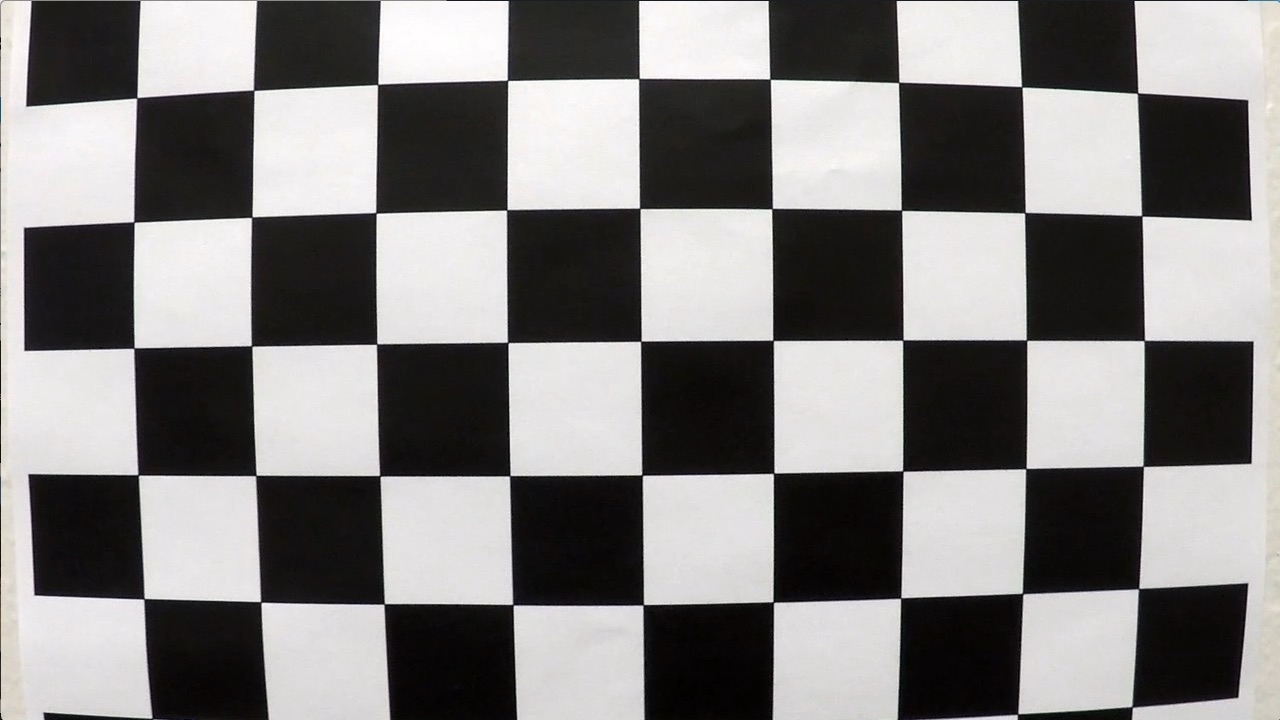
#> input picture src/data/camera_cal/calibration1.jpg, 1280 x 720 px, given in place of project_video.mp4, which was not available
$ python colorspacetest.py
#> lines starting #> are read from the running program, lines starting #| are printed output that depends on the picture; pictures that were not available may be replaced by others from this repository, and a replacement may not be noted
#> further down, frame is the input picture: shape (720, 1280, 3); mean B, G, R 127.8, 128.4, 130.1
import cv2
import numpy as np


def displayImage(img):
	b,g,r = cv2.split(img)
	hsv = cv2.cvtColor(img, cv2.COLOR_BGR2HSV)
#> hsv: shape (720, 1280, 3); mean H, S, V 82.1, 23, 130.3
	h,s,v = cv2.split(img)
	hsl = cv2.cvtColor(img, cv2.COLOR_BGR2HLS)
#> hsl: shape (720, 1280, 3); mean of channels 0, 1, 2 82.1, 128.9, 22.5
	h1,l,s1 = cv2.split(img)
	row1 = np.hstack((b,g,r))
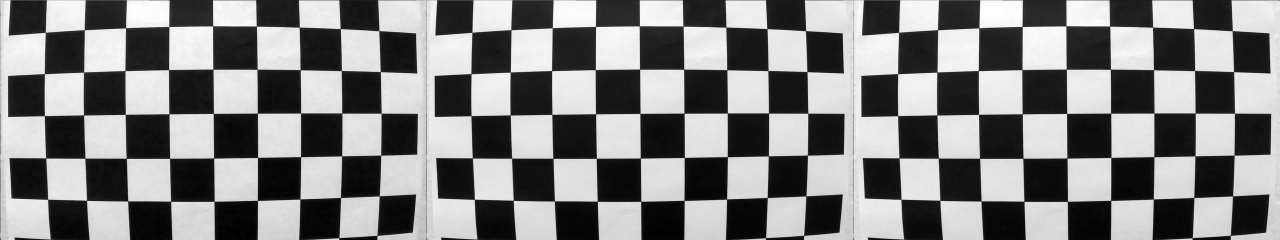
#> row1: shape (720, 3840) (shown at 1/3 size); min 0, max 255, mean 128.8
	row2 = np.hstack((h,s,v))
	row3 = np.hstack((h1,l,s1))
	full = np.vstack((row1,row2, row3))
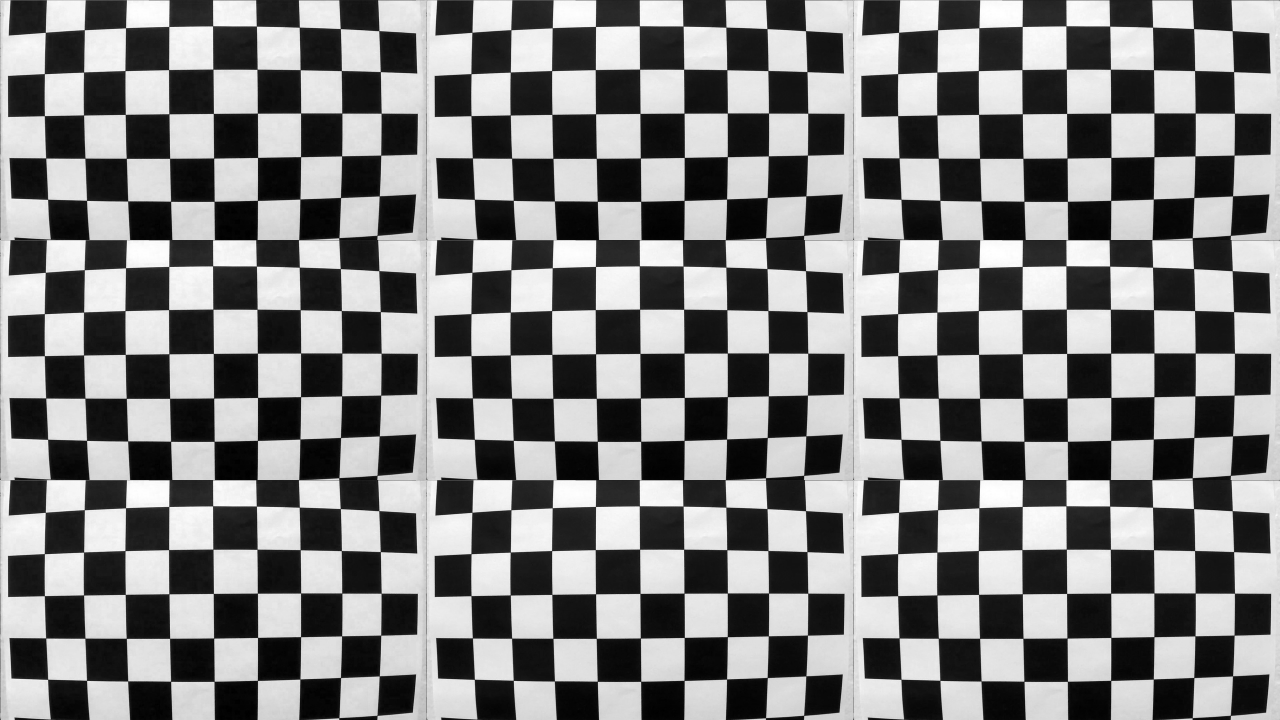
#> full: shape (2160, 3840) (shown at 1/3 size); min 0, max 255, mean 128.8
	unsplit = np.vstack((img, hsv, hsl))
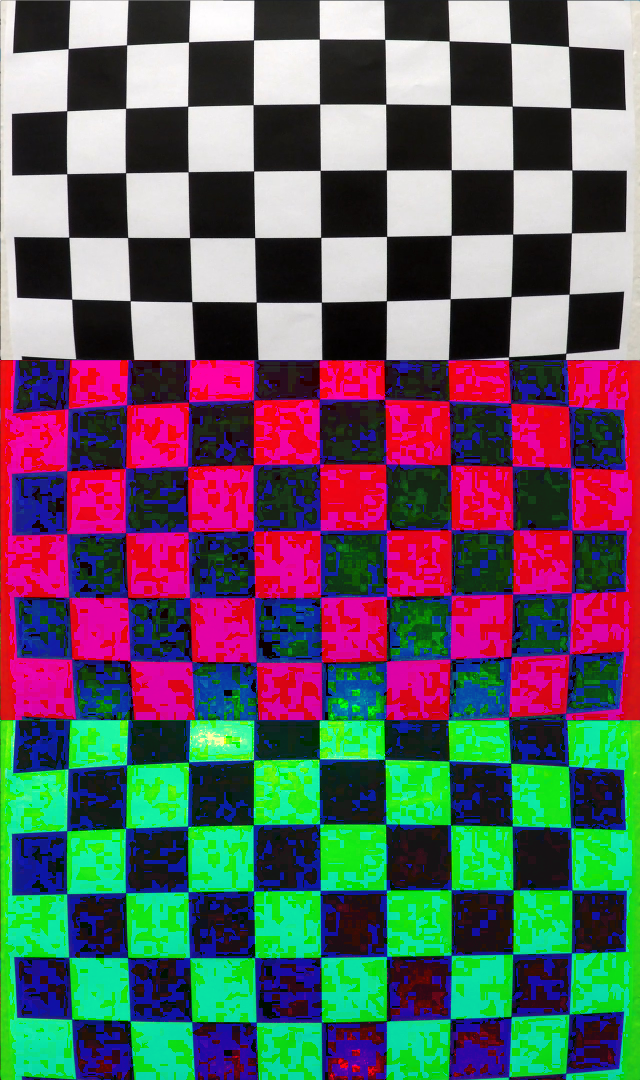
#> unsplit: shape (2160, 1280, 3) (shown at 1/2 size); mean B, G, R 97.3, 93.4, 94.3
	return full, unsplit;


cap = cv2.VideoCapture('data/video/project_video.mp4')

if (cap.isOpened()== False):
	print("Error opening video stream or file")

while(cap.isOpened()):
	ret, frame = cap.read()
	if ret == True:

		split, unsplit = displayImage(frame)
		resized = cv2.resize(unsplit, (960, 540))
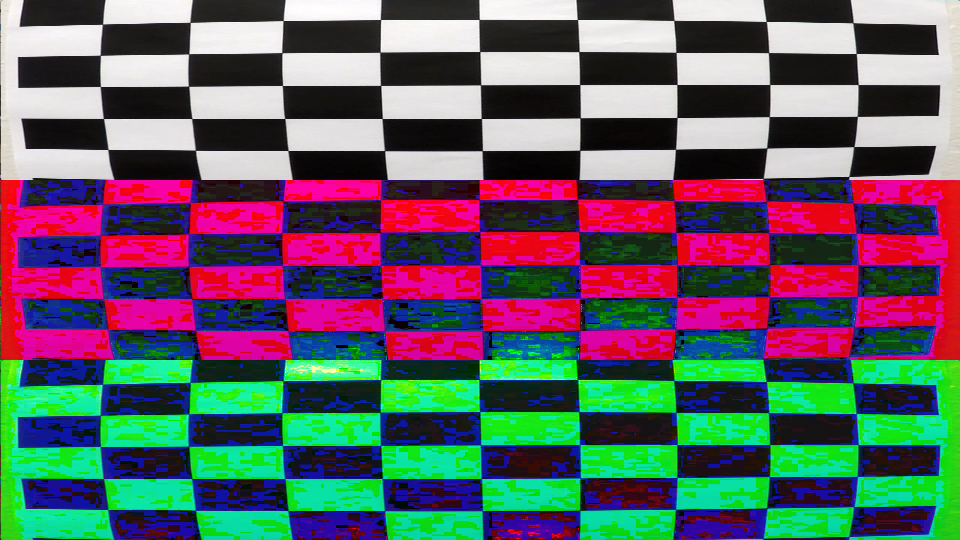
#> resized: shape (540, 960, 3); mean B, G, R 97.4, 93.6, 94.5
		cv2.imshow('output',resized)

		if cv2.waitKey(25) & 0xFF == ord('q'):
#> (key q is pressed here)
			break

	else:
		break

cap.release()

cv2.destroyAllWindows()

$ run again, on src/data/camera_cal/calibration10.jpg
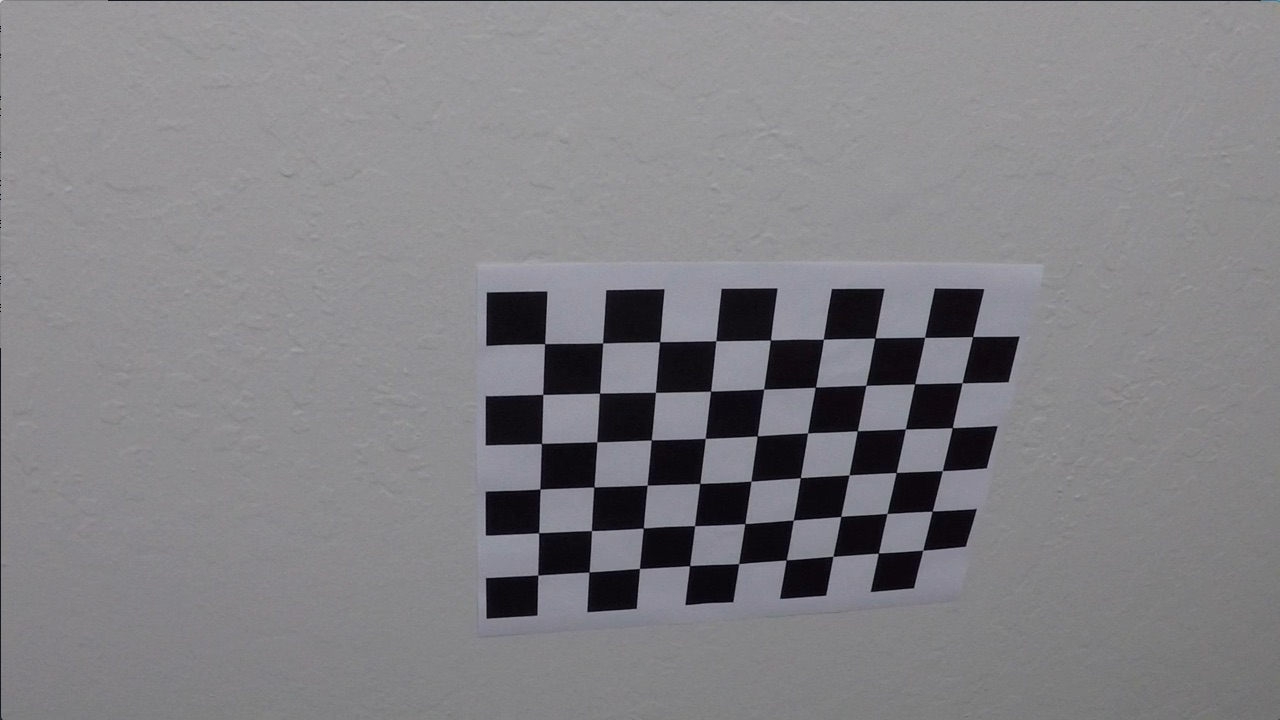
#> input picture src/data/camera_cal/calibration10.jpg, 1280 x 720 px, given in place of project_video.mp4, which was not available
#> frame is the input picture: shape (720, 1280, 3); mean B, G, R 133.1, 129.4, 130.2
#> hsv: shape (720, 1280, 3); mean H, S, V 117.1, 13.3, 133.1
#> hsl: shape (720, 1280, 3); mean of channels 0, 1, 2 117.1, 131.4, 8.4
#> in displayImage, `unsplit = np.vstack((img, hsv, hsl))`:
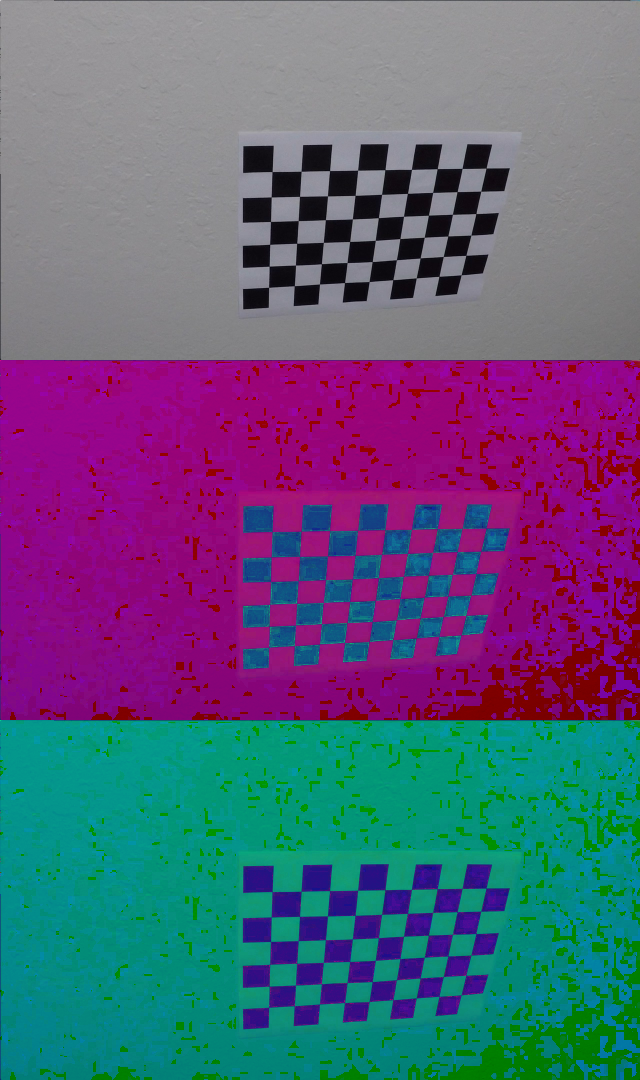
#> unsplit: shape (2160, 1280, 3) (shown at 1/2 size); mean B, G, R 122.4, 91.3, 90.6
#> `resized = cv2.resize(unsplit, (960, 540))`:
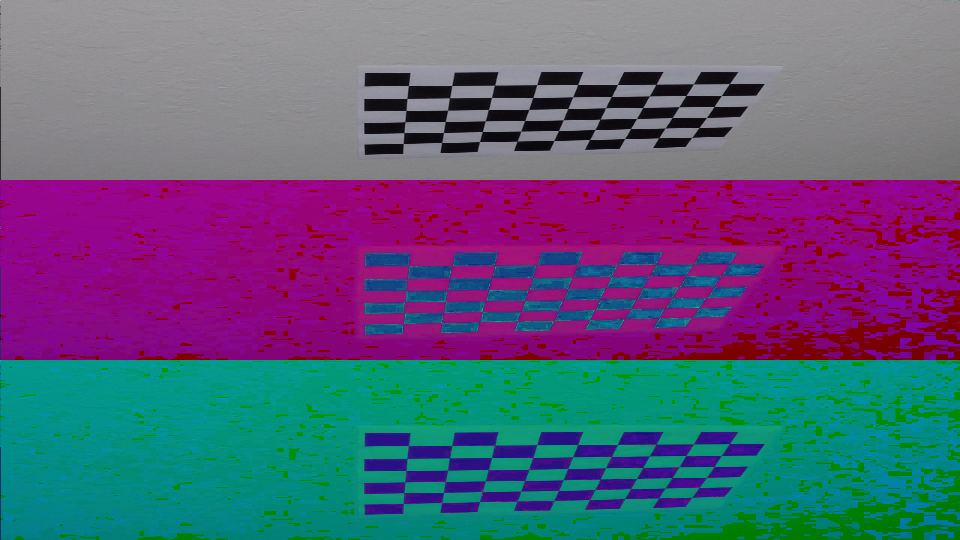
#> resized: shape (540, 960, 3); mean B, G, R 122.5, 91.5, 90.7

$ run again, on src/data/camera_cal/calibration11.jpg
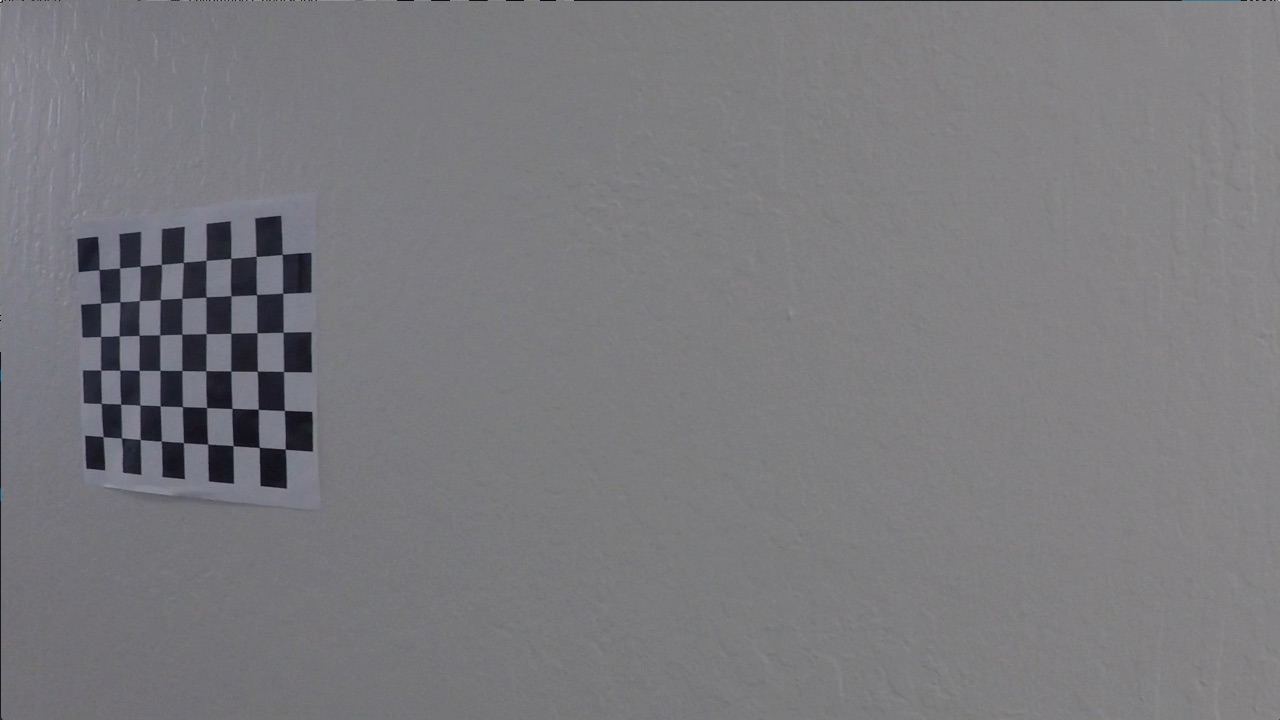
#> input picture src/data/camera_cal/calibration11.jpg, 1280 x 720 px, given in place of project_video.mp4, which was not available
#> frame is the input picture: shape (720, 1280, 3); mean B, G, R 125.2, 121.7, 122.2
#> hsv: shape (720, 1280, 3); mean H, S, V 112.2, 9, 125.3
#> hsl: shape (720, 1280, 3); mean of channels 0, 1, 2 112.2, 123.6, 4.8
#> in displayImage, `unsplit = np.vstack((img, hsv, hsl))`:
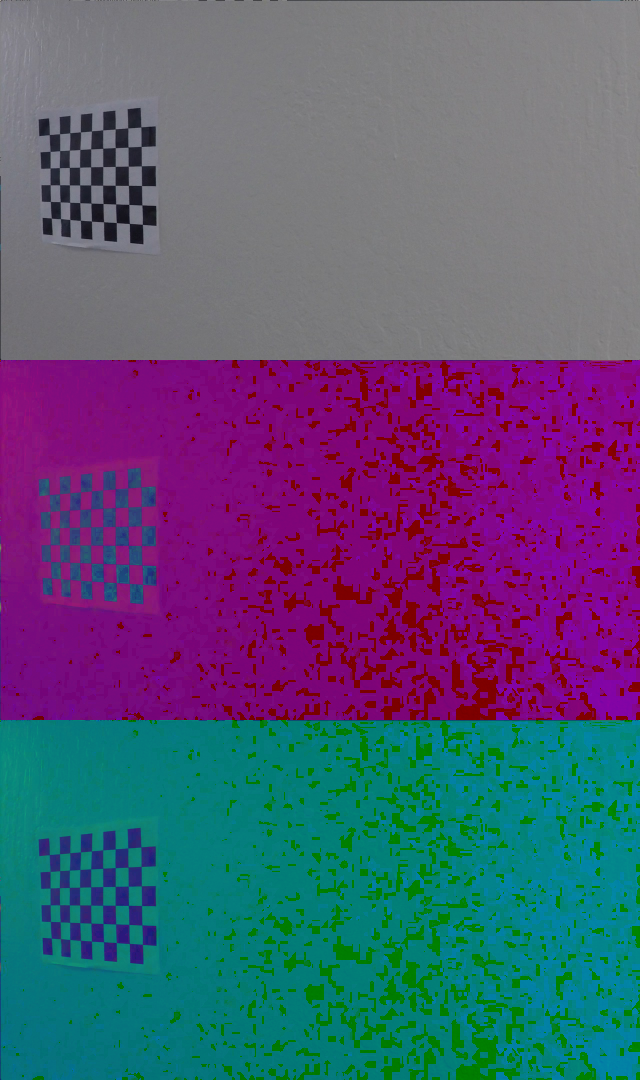
#> unsplit: shape (2160, 1280, 3) (shown at 1/2 size); mean B, G, R 116.5, 84.8, 84.1
#> `resized = cv2.resize(unsplit, (960, 540))`:
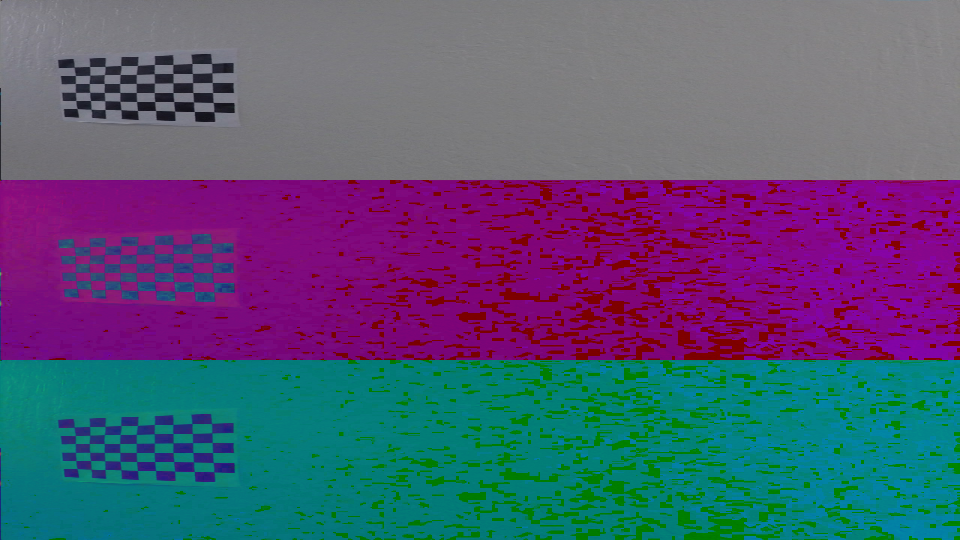
#> resized: shape (540, 960, 3); mean B, G, R 116.6, 84.8, 84.2

$ run again, on src/data/camera_cal/calibration12.jpg
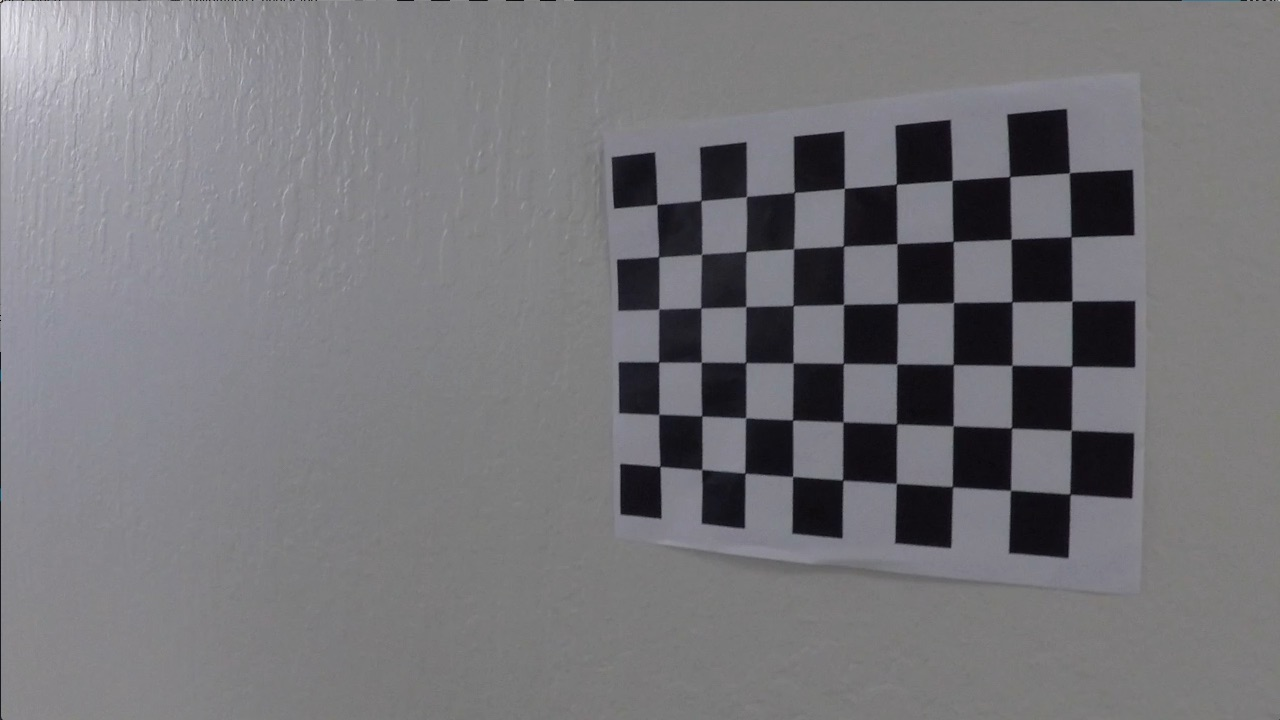
#> input picture src/data/camera_cal/calibration12.jpg, 1280 x 720 px, given in place of project_video.mp4, which was not available
#> frame is the input picture: shape (720, 1280, 3); mean B, G, R 121.6, 117.6, 118.5
#> hsv: shape (720, 1280, 3); mean H, S, V 103.4, 13.9, 121.9
#> hsl: shape (720, 1280, 3); mean of channels 0, 1, 2 103.4, 119.8, 8.2
#> in displayImage, `unsplit = np.vstack((img, hsv, hsl))`:
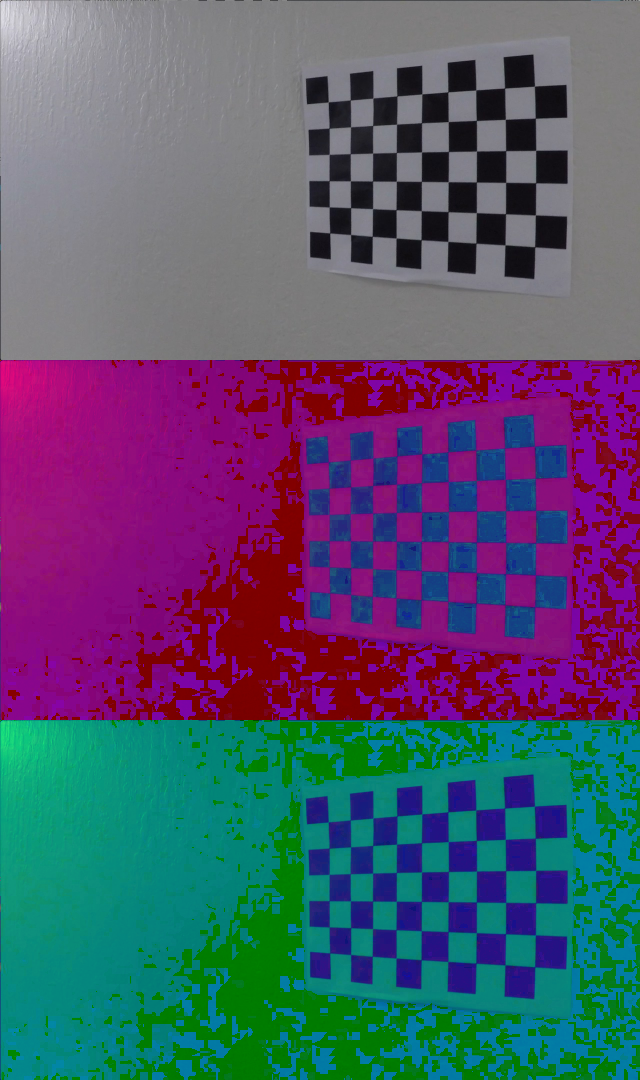
#> unsplit: shape (2160, 1280, 3) (shown at 1/2 size); mean B, G, R 109.5, 83.8, 82.9
#> `resized = cv2.resize(unsplit, (960, 540))`:
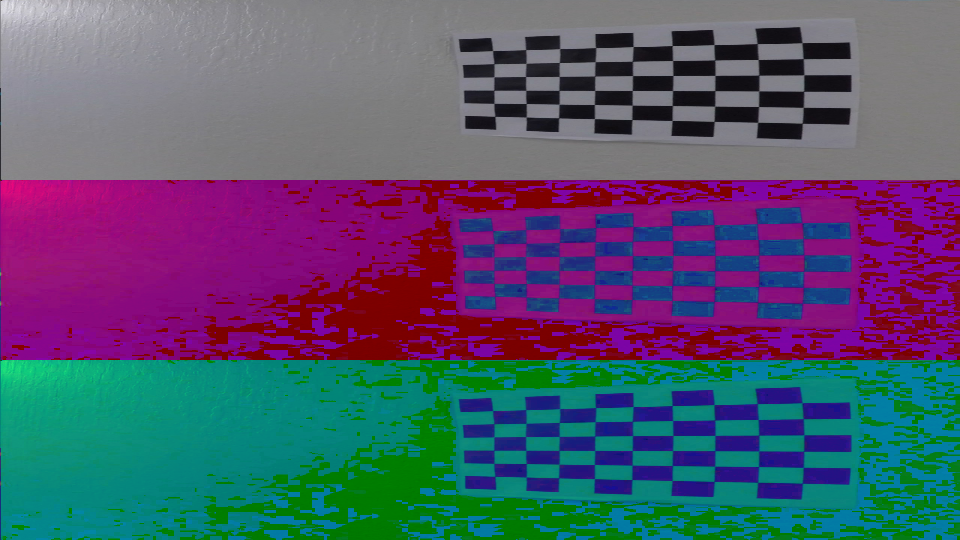
#> resized: shape (540, 960, 3); mean B, G, R 109.6, 83.9, 83
